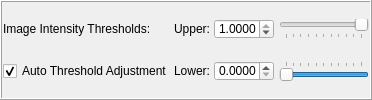
             <widget class="QFrame" name="frame">
              <property name="sizePolicy">
               <sizepolicy hsizetype="Expanding" vsizetype="Minimum">
                <horstretch>0</horstretch>
                <verstretch>0</verstretch>
               </sizepolicy>
              </property>
              <property name="frameShape">
               <enum>QFrame::Box</enum>
              </property>
              <property name="frameShadow">
               <enum>QFrame::Raised</enum>
              </property>
              <layout class="QGridLayout" name="gridLayout_40">
               <property name="leftMargin">
                <number>1</number>
               </property>
               <property name="topMargin">
                <number>1</number>
               </property>
               <property name="rightMargin">
                <number>1</number>
               </property>
               <property name="bottomMargin">
                <number>1</number>
               </property>
               <property name="horizontalSpacing">
                <number>1</number>
               </property>
               <item row="1" column="0">
                <widget class="QCheckBox" name="automaticthreshold_check">
                 <property name="font">
                  <font>
                   <strikeout>false</strikeout>
                   <kerning>true</kerning>
                  </font>
                 </property>
                 <property name="text">
                  <string>Auto Threshold Adjustment</string>
                 </property>
                 <property name="checked">
                  <bool>true</bool>
                 </property>
                </widget>
               </item>
               <item row="0" column="0">
                <widget class="QLabel" name="label">
                 <property name="sizePolicy">
                  <sizepolicy hsizetype="Fixed" vsizetype="Fixed">
                   <horstretch>0</horstretch>
                   <verstretch>0</verstretch>
                  </sizepolicy>
                 </property>
                 <property name="text">
                  <string>Image Intensity Thresholds:</string>
                 </property>
                 <property name="textInteractionFlags">
                  <set>Qt::LinksAccessibleByMouse|Qt::TextSelectableByMouse</set>
                 </property>
                </widget>
               </item>
               <item row="0" column="1">
                <layout class="QHBoxLayout" name="horizontalLayout_3">
                 <item>
                  <widget class="QLabel" name="label_45">
                   <property name="sizePolicy">
                    <sizepolicy hsizetype="Fixed" vsizetype="Fixed">
                     <horstretch>0</horstretch>
                     <verstretch>0</verstretch>
                    </sizepolicy>
                   </property>
                   <property name="minimumSize">
                    <size>
                     <width>40</width>
                     <height>0</height>
                    </size>
                   </property>
                   <property name="maximumSize">
                    <size>
                     <width>40</width>
                     <height>16777215</height>
                    </size>
                   </property>
                   <property name="text">
                    <string>Upper:</string>
                   </property>
                   <property name="textInteractionFlags">
                    <set>Qt::LinksAccessibleByMouse|Qt::TextSelectableByMouse</set>
                   </property>
                  </widget>
                 </item>
                 <item>
                  <widget class="QDoubleSpinBox" name="upperthreshold_dspin">
                   <property name="sizePolicy">
                    <sizepolicy hsizetype="Fixed" vsizetype="Fixed">
                     <horstretch>0</horstretch>
                     <verstretch>0</verstretch>
                    </sizepolicy>
                   </property>
                   <property name="minimumSize">
                    <size>
                     <width>60</width>
                     <height>20</height>
                    </size>
                   </property>
                   <property name="maximumSize">
                    <size>
                     <width>60</width>
                     <height>16777215</height>
                    </size>
                   </property>
                   <property name="accelerated">
                    <bool>true</bool>
                   </property>
                   <property name="correctionMode">
                    <enum>QAbstractSpinBox::CorrectToNearestValue</enum>
                   </property>
                   <property name="decimals">
                    <number>4</number>
                   </property>
                   <property name="maximum">
                    <double>1.000000000000000</double>
                   </property>
                   <property name="singleStep">
                    <double>0.001000000000000</double>
                   </property>
                   <property name="value">
                    <double>1.000000000000000</double>
                   </property>
                  </widget>
                 </item>
                 <item>
                  <spacer name="horizontalSpacer_9">
                   <property name="orientation">
                    <enum>Qt::Horizontal</enum>
                   </property>
                   <property name="sizeType">
                    <enum>QSizePolicy::Fixed</enum>
                   </property>
                   <property name="sizeHint" stdset="0">
                    <size>
                     <width>5</width>
                     <height>20</height>
                    </size>
                   </property>
                  </spacer>
                 </item>
                 <item>
                  <widget class="QSlider" name="upperthreshold_slider">
                   <property name="minimumSize">
                    <size>
                     <width>90</width>
                     <height>0</height>
                    </size>
                   </property>
                   <property name="minimum">
                    <number>1</number>
                   </property>
                   <property name="maximum">
                    <number>100</number>
                   </property>
                   <property name="value">
                    <number>1</number>
                   </property>
                   <property name="orientation">
                    <enum>Qt::Horizontal</enum>
                   </property>
                   <property name="invertedAppearance">
                    <bool>true</bool>
                   </property>
                   <property name="tickPosition">
                    <enum>QSlider::TicksBelow</enum>
                   </property>
                   <property name="tickInterval">
                    <number>10</number>
                   </property>
                  </widget>
                 </item>
                </layout>
               </item>
               <item row="1" column="1">
                <layout class="QHBoxLayout" name="horizontalLayout_4">
                 <item>
                  <widget class="QLabel" name="label_46">
                   <property name="enabled">
                    <bool>true</bool>
                   </property>
                   <property name="sizePolicy">
                    <sizepolicy hsizetype="Fixed" vsizetype="Fixed">
                     <horstretch>0</horstretch>
                     <verstretch>0</verstretch>
                    </sizepolicy>
                   </property>
                   <property name="minimumSize">
                    <size>
                     <width>40</width>
                     <height>0</height>
                    </size>
                   </property>
                   <property name="maximumSize">
                    <size>
                     <width>40</width>
                     <height>16777215</height>
                    </size>
                   </property>
                   <property name="text">
                    <string>Lower:</string>
                   </property>
                   <property name="textInteractionFlags">
                    <set>Qt::LinksAccessibleByMouse|Qt::TextSelectableByMouse</set>
                   </property>
                  </widget>
                 </item>
                 <item>
                  <widget class="QDoubleSpinBox" name="lowerthreshold_dspin">
                   <property name="sizePolicy">
                    <sizepolicy hsizetype="Fixed" vsizetype="Fixed">
                     <horstretch>0</horstretch>
                     <verstretch>0</verstretch>
                    </sizepolicy>
                   </property>
                   <property name="minimumSize">
                    <size>
                     <width>60</width>
                     <height>20</height>
                    </size>
                   </property>
                   <property name="maximumSize">
                    <size>
                     <width>60</width>
                     <height>16777215</height>
                    </size>
                   </property>
                   <property name="accelerated">
                    <bool>true</bool>
                   </property>
                   <property name="correctionMode">
                    <enum>QAbstractSpinBox::CorrectToNearestValue</enum>
                   </property>
                   <property name="decimals">
                    <number>4</number>
                   </property>
                   <property name="maximum">
                    <double>1.000000000000000</double>
                   </property>
                   <property name="singleStep">
                    <double>0.001000000000000</double>
                   </property>
                  </widget>
                 </item>
                 <item>
                  <spacer name="horizontalSpacer_15">
                   <property name="orientation">
                    <enum>Qt::Horizontal</enum>
                   </property>
                   <property name="sizeType">
                    <enum>QSizePolicy::Fixed</enum>
                   </property>
                   <property name="sizeHint" stdset="0">
                    <size>
                     <width>5</width>
                     <height>20</height>
                    </size>
                   </property>
                  </spacer>
                 </item>
                 <item>
                  <widget class="QSlider" name="lowerthreshold_slider">
                   <property name="minimumSize">
                    <size>
                     <width>90</width>
                     <height>0</height>
                    </size>
                   </property>
                   <property name="minimum">
                    <number>1</number>
                   </property>
                   <property name="maximum">
                    <number>100</number>
                   </property>
                   <property name="value">
                    <number>100</number>
                   </property>
                   <property name="sliderPosition">
                    <number>100</number>
                   </property>
                   <property name="orientation">
                    <enum>Qt::Horizontal</enum>
                   </property>
                   <property name="invertedAppearance">
                    <bool>true</bool>
                   </property>
                   <property name="tickPosition">
                    <enum>QSlider::TicksAbove</enum>
                   </property>
                   <property name="tickInterval">
                    <number>10</number>
                   </property>
                  </widget>
                 </item>
                </layout>
               </item>
              </layout>
              <zorder>label</zorder>
              <zorder>automaticthreshold_check</zorder>
              <zorder></zorder>
              <zorder></zorder>
             </widget>
